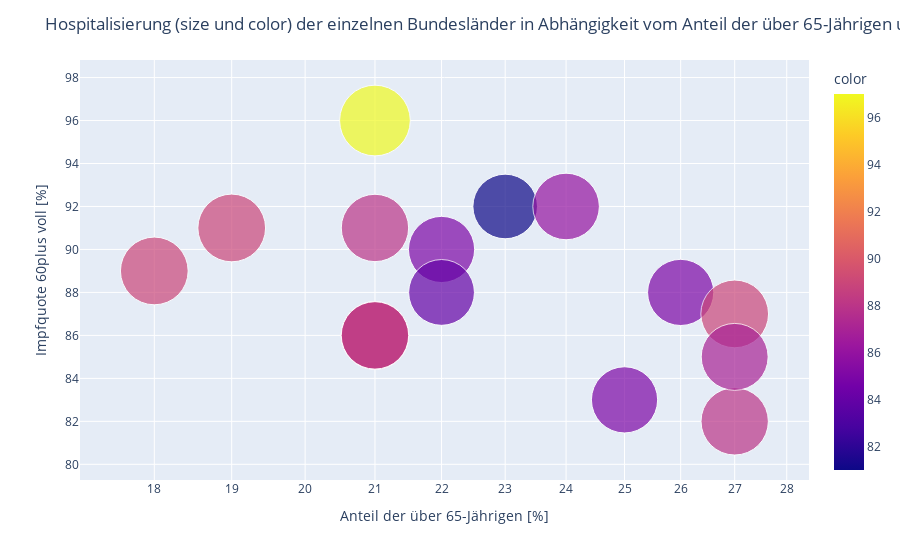

Write notebook code for a chart like this one.
### Code cell
#Bubbles Hospitalisierung, Anteil und Impfung

url = (
    "https://raw.githubusercontent.com/Leonieen/COVID19/main/Daten"
)
bl_df = f"{url}/d_bl_anteil_65.csv"
bl_df_data = pd.read_csv(bl_df)
bl_df_data

fig = px.scatter(x=bl_df_data.Anteil, y=bl_df_data.Impfquote_60plus_voll,
                 size=bl_df_data.Verh_betten_belegt, color=bl_df_data.Verh_betten_belegt,
                 hover_name=bl_df_data.Name, log_x=True, size_max=50)

fig.update_layout(
    title="Hospitalisierung (size und color) der einzelnen Bundesländer in Abhängigkeit vom Anteil der über 65-Jährigen und Impfquoteder über 60-Jährigen",
    xaxis_title="Anteil der über 65-Jährigen [%]",
    yaxis_title="Impfquote 60plus voll [%]",
    legend_title="Covid-19 Fälle",
)

fig.show()

### Figure 1 — Plotly figure (JSON) as saved in the notebook; plotly's stock layout.template omitted (floating-point values rounded to 4 significant figures)
{"data": [{"hovertemplate": "<b>%{hovertext}</b><br><br>x=%{x}<br>y=%{y}<br>size=%{marker.size}<br>color=%{marker.color}<extra></extra>", "hovertext": ["Schleswig-Holstein", "Hamburg", "Niedersachsen", "Bremen", "Nordrhein-Westfalen", "Hessen", "Rheinland-Pfalz", "Baden-W�rttemberg", "Bayern", "Saarland", "Berlin", "Brandenburg", "Mecklenburg-Vorpommern", "Sachsen", "Sachsen-Anhalt", "Th�ringen"], "legendgroup": "", "marker": {"color": [81, 89, 85, 97, 88, 89, 84, 89, 88, 86, 89, 85, 85, 88, 89, 87], "coloraxis": "coloraxis", "size": [81, 89, 85, 97, 88, 89, 84, 89, 88, 86, 89, 85, 85, 88, 89, 87], "sizemode": "area", "sizeref": 0.0388, "symbol": "circle"}, "mode": "markers", "name": "", "orientation": "v", "showlegend": false, "type": "scatter", "x": [23, 18, 22, 21, 21, 21, 22, 21, 21, 24, 19, 25, 26, 27, 27, 27], "xaxis": "x", "y": [92, 89, 90, 96, 91, 86, 88, 86, 86, 92, 91, 83, 88, 82, 87, 85], "yaxis": "y"}], "layout": {"autosize": true, "coloraxis": {"colorbar": {"title": {"text": "color"}}, "colorscale": [[0, "#0d0887"], [0.1111, "#46039f"], [0.2222, "#7201a8"], [0.3333, "#9c179e"], [0.4444, "#bd3786"], [0.5556, "#d8576b"], [0.6667, "#ed7953"], [0.7778, "#fb9f3a"], [0.8889, "#fdca26"], [1, "#f0f921"]]}, "legend": {"itemsizing": "constant", "title": {"text": "Covid-19 Fälle"}, "tracegroupgap": 0}, "margin": {"t": 60}, "title": {"text": "Hospitalisierung (size und color) der einzelnen Bundesländer in Abhängigkeit vom Anteil der über 65-Jährigen und Impfquoteder über 60-Jährigen"}, "xaxis": {"anchor": "y", "autorange": true, "domain": [0, 1], "range": [1.236, 1.45], "title": {"text": "Anteil der über 65-Jährigen [%]"}, "type": "log"}, "yaxis": {"anchor": "x", "autorange": true, "domain": [0, 1], "range": [76.36, 101.9], "title": {"text": "Impfquote 60plus voll [%]"}, "type": "linear"}}}
